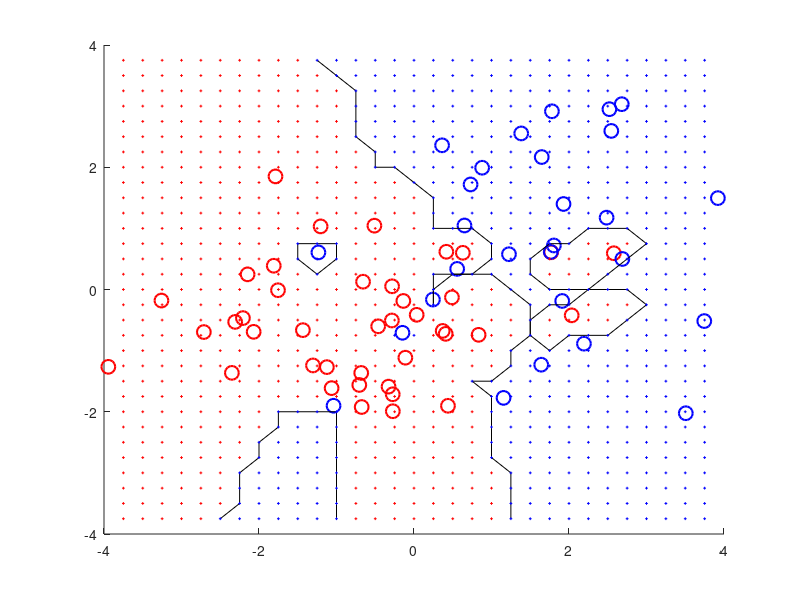

MATLAB code to generate this figure:
clear all;
load('knn_data.mat');

% set model parameters
k = 1;

% create test data
[teX1, teX2] = meshgrid(-3.75:0.25:3.75, -3.75:0.25:3.75);
teY = zeros(size(teX1));

for i = 1 : size(teX1)
    for j = 1 : size(teX2)
        % calculate distances
        dists = pdist2(X, [teX1(i, j), teX2(i, j)]);
        [~, idx] = sort(dists);
        classes = y(idx);
        % assign class on majority vote
        teY(i, j) = round(1/k * sum(classes(1:k)));
    end
end

%% Plot data
hold on; xlim([-4, 4]); ylim([-4, 4]);

% Plot training data
plot(X(y==0, 1), X(y==0, 2), 'o', 'MarkerSize', 10, 'LineWidth', 1.5, ...
    'Color', 'red');
plot(X(y==1, 1), X(y==1, 2), 'o', 'MarkerSize', 10, 'LineWidth', 1.5, ...
    'Color', 'blue');

% Plot decision boundaries
contour(teX1, teX2, teY, [1,1], 'black');

% Plot predictions
plot(teX1(teY==0), teX2(teY==0), '+', 'MarkerSize', 2, 'LineWidth', 0.1, ...
    'Color', 'red');
plot(teX1(teY==1), teX2(teY==1), '+', 'MarkerSize', 2, 'LineWidth', 0.1, ...
    'Color', 'blue');
